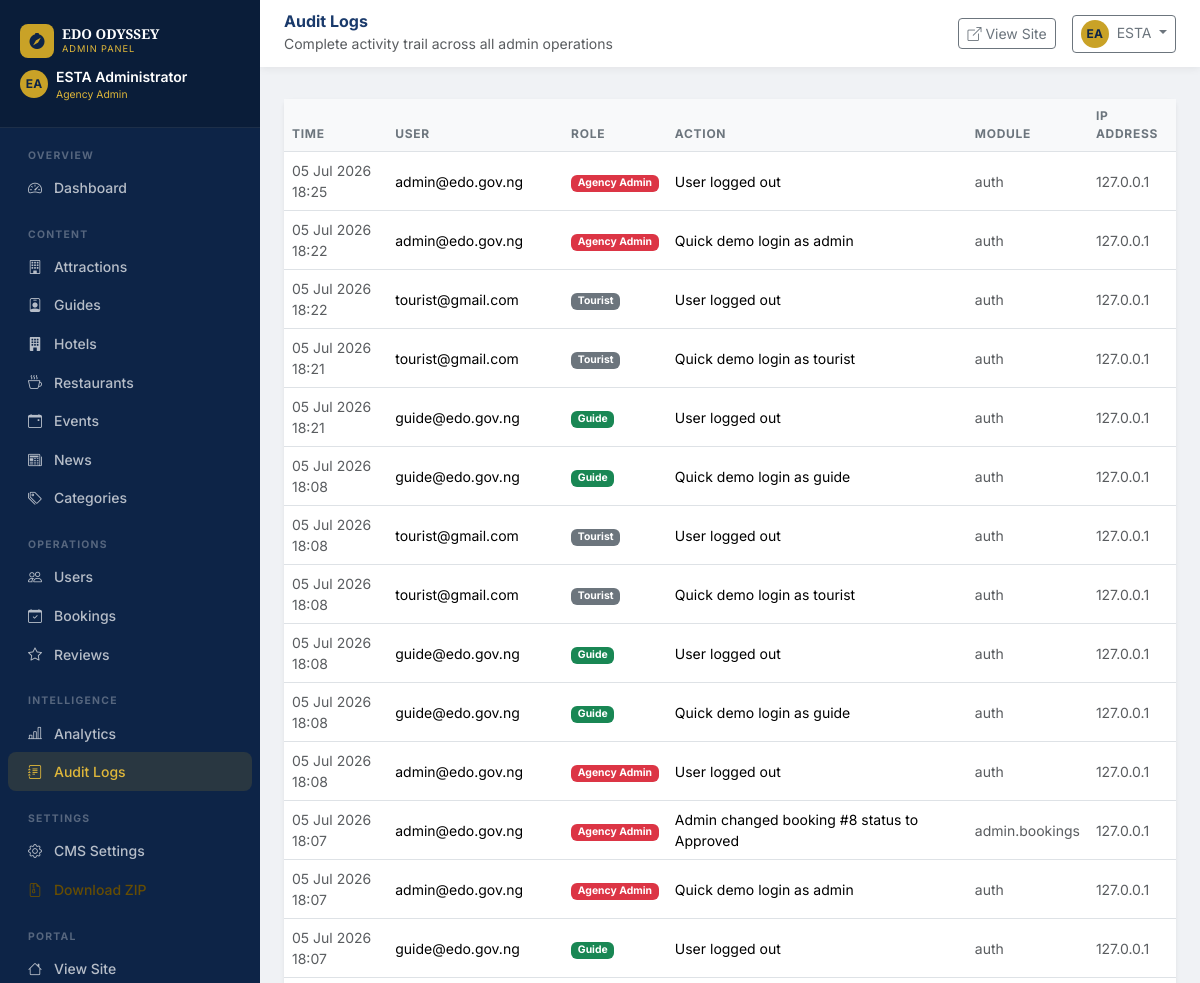
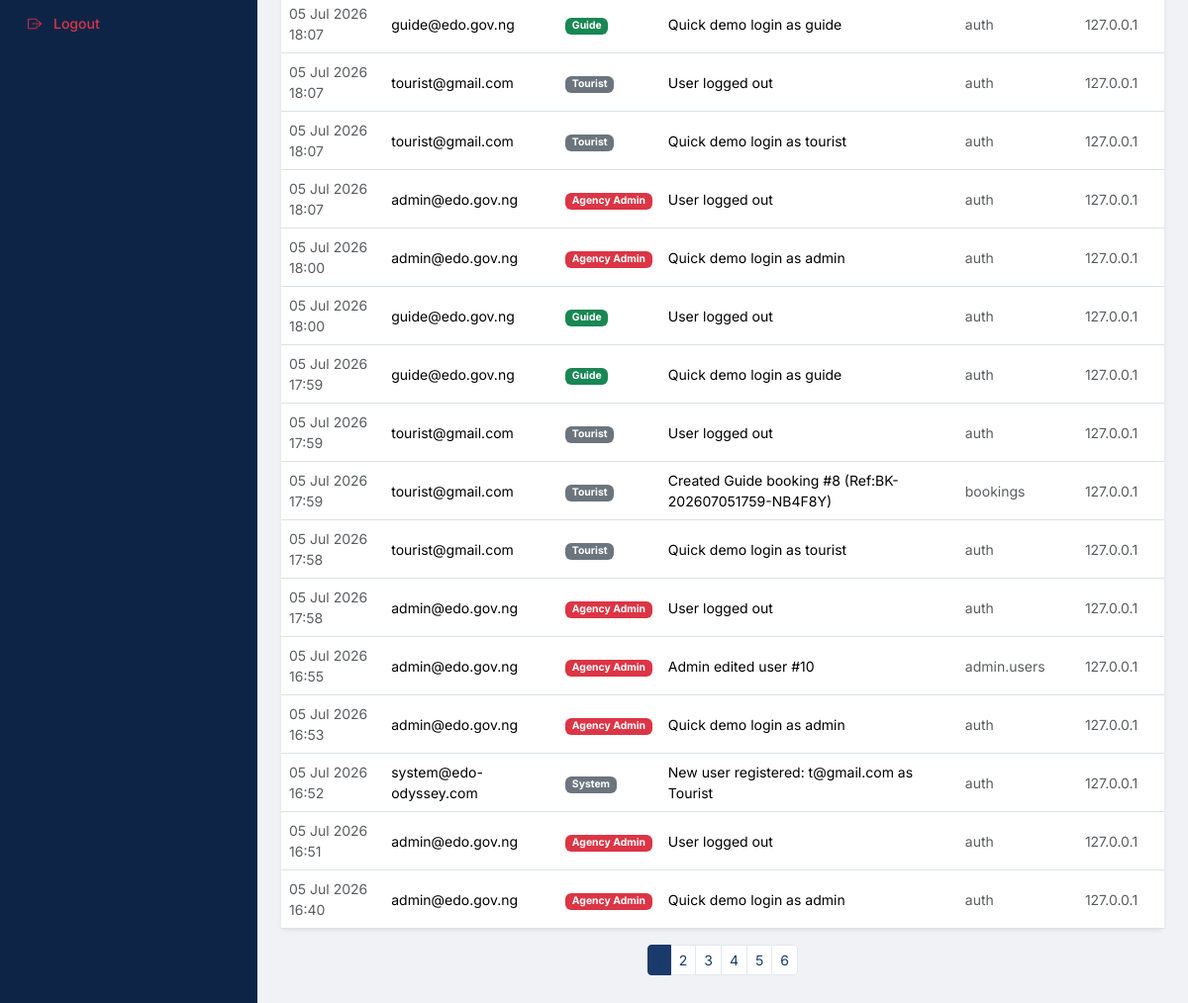
Page /admin/audit-logs (signed in) on the earlier database version (2 pictures, top to bottom).
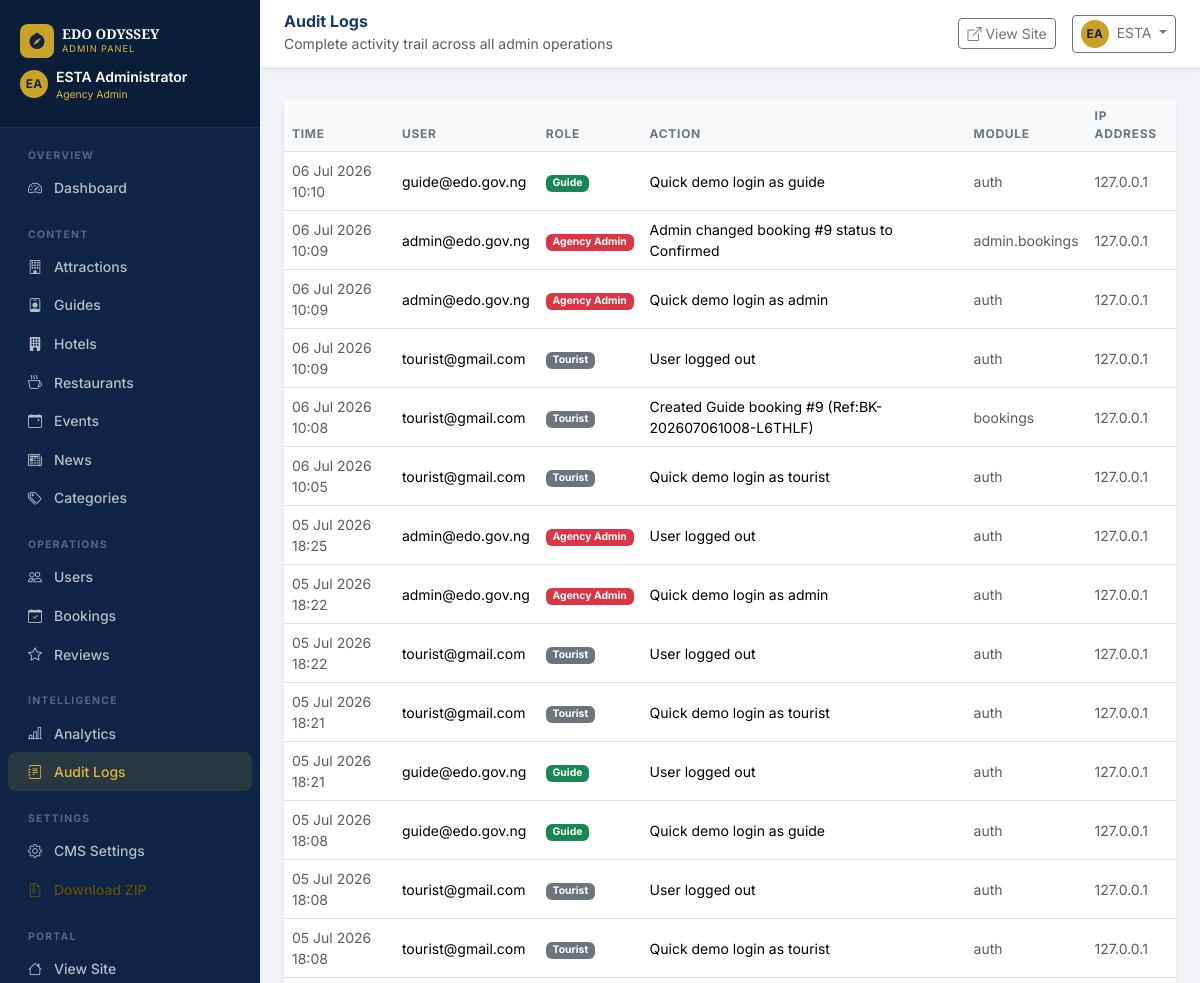
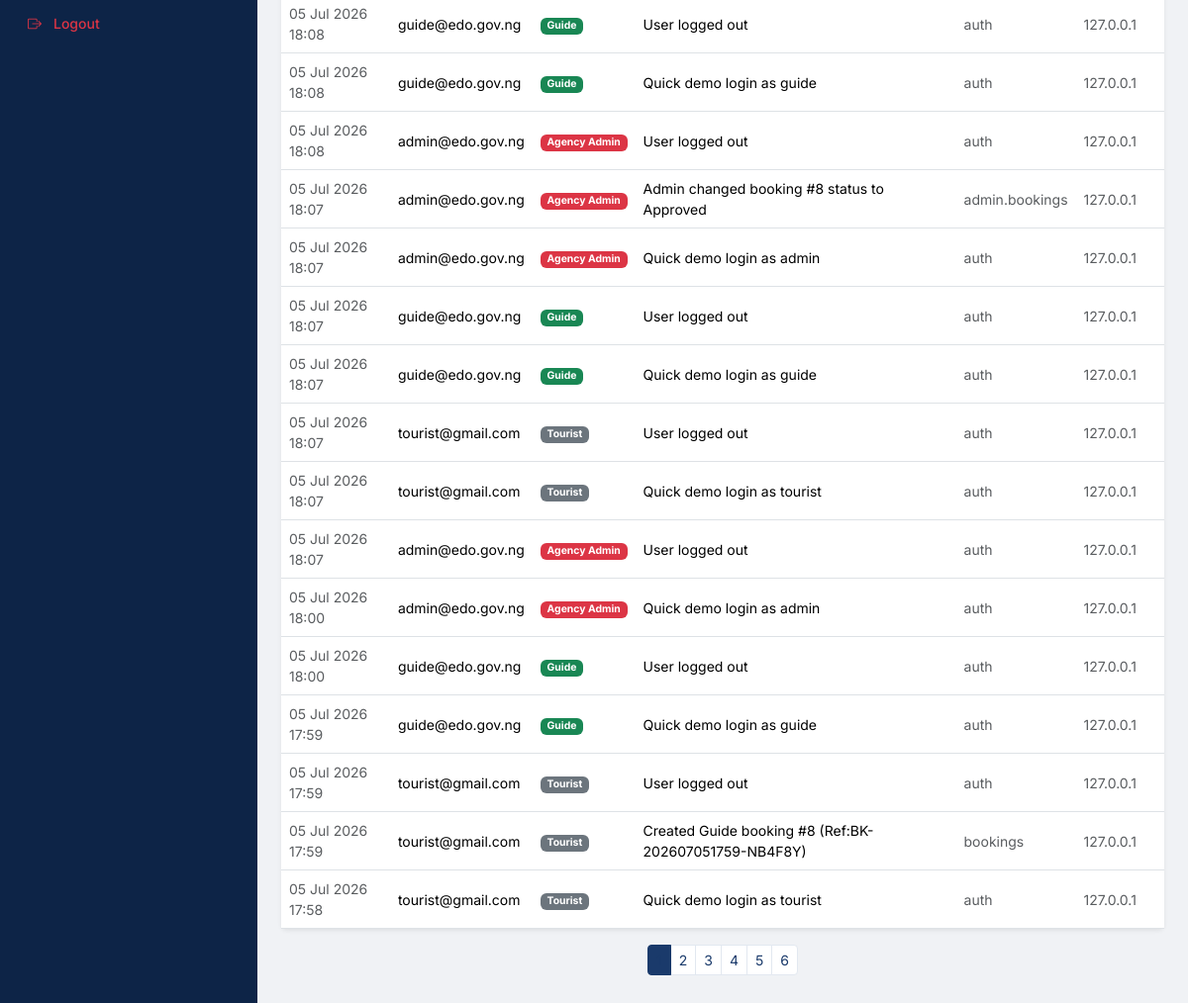
Same page on the later database version (2 pictures, top to bottom).
### app/models/models.py (models this page shows, shortened)
class BaseModel(db.Model):
    __abstract__ = True
    id = db.Column(db.Integer, primary_key=True)
    uuid = db.Column(db.String(36), default=gen_uuid, unique=True, nullable=False, index=True)
    created_at = db.Column(db.DateTime, default=datetime.utcnow, nullable=False)
    updated_at = db.Column(db.DateTime, default=datetime.utcnow, onupdate=datetime.utcnow, nullable=False)
    created_by = db.Column(db.Integer, nullable=True)
    status = db.Column(db.String(20), default="active", nullable=False)
    deleted_at = db.Column(db.DateTime, nullable=True)

class AuditLog(BaseModel):
    __tablename__ = "audit_logs"
    user_id = db.Column(db.Integer, db.ForeignKey("users.id"), nullable=True)
    operator_email = db.Column(db.String(150), nullable=False)
    role = db.Column(db.String(50), nullable=False)
    action = db.Column(db.String(500), nullable=False)
    ip_address = db.Column(db.String(50), nullable=True)
    user_agent = db.Column(db.String(255), nullable=True)
    module = db.Column(db.String(100), nullable=True)
    record_id = db.Column(db.Integer, nullable=True)
    user = db.relationship("User", foreign_keys=[user_id], back_populates="audit_logs")

### app/admin/routes.py (the view)
@admin_bp.route("/audit-logs")
@login_required
@admin_required
def audit_logs():
    page = request.args.get("page", 1, type=int)
    query = AuditLog.query.order_by(AuditLog.created_at.desc())
    pagination = query.paginate(page=page, per_page=30, error_out=False)
    return render_template("admin/audit_logs.html", logs=pagination.items, pagination=pagination)

### app/models/models.py (called while the page is built)
    @property
    def full_name(self):
        return f"{self.first_name} {self.last_name}"

    @property
    def is_admin(self):
        return self.role in ("Agency Admin", "Super Admin")

### app/templates/admin/audit_logs.html (shortened to what this page needs)
{% extends "admin/base.html" %}
{% block page_title %}Audit Logs{% endblock %}
{% block page_subtitle %}Complete activity trail across all admin operations{% endblock %}
{% block content %}
<div class="card border-0 shadow-sm">
  <div class="card-body p-0">
    <table class="table table-hover mb-0 admin-table">
      <thead><tr><th>Time</th><th>User</th><th>Role</th><th>Action</th><th>Module</th><th>IP Address</th></tr></thead>
      <tbody>
      {% for log in logs %}
      <tr>
        <td class="small text-muted">{{ log.created_at.strftime('%d %b %Y %H:%M') }}</td>
        <td class="small">{{ log.operator_email }}</td>
        <td><span class="badge {% if 'Admin' in log.role %}bg-danger{% elif log.role=='Guide' %}bg-success{% else %}bg-secondary{% endif %} text-white" style="font-size:.65rem">{{ log.role }}</span></td>
        <td class="small">{{ log.action[:80] }}</td>
        <td class="small text-muted">{{ log.module or '—' }}</td>
        <td class="small text-muted">{{ log.ip_address or '—' }}</td>
      </tr>
      {% endfor %}
      </tbody>
    </table>
  </div>
</div>
{% if pagination.pages > 1 %}<nav class="mt-3 d-flex justify-content-center"><ul class="pagination pagination-sm">{% for p in pagination.iter_pages() %}{% if p %}<li class="page-item {% if p==pagination.page %}active{% endif %}"><a class="page-link" href="?page={{ p }}">{{ p }}</a></li>{% endif %}{% endfor %}</ul></nav>{% endif %}
{% endblock %}

Differences in the rows shown:
no longer on this page (row unchanged): AuditLog: created_at "05 Jul 2026 17:58", operator_email "admin@edo.gov.ng", role "Agency Admin", action "User logged out", module "auth", ip_address "127.0.0.1"
no longer on this page (row unchanged): AuditLog: created_at "05 Jul 2026 16:55", operator_email "admin@edo.gov.ng", role "Agency Admin", action "Admin edited user #10", module "admin.users", ip_address "127.0.0.1"
no longer on this page (row unchanged): AuditLog: created_at "05 Jul 2026 16:53", operator_email "admin@edo.gov.ng", role "Agency Admin", action "Quick demo login as admin", module "auth", ip_address "127.0.0.1"
no longer on this page (row unchanged): AuditLog: created_at "05 Jul 2026 16:52", operator_email "system@edo-odyssey.com", role "System", action "New user registered: t@gmail.com as Tourist", module "auth", ip_address "127.0.0.1"
no longer on this page (row unchanged): AuditLog: created_at "05 Jul 2026 16:51", operator_email "admin@edo.gov.ng", role "Agency Admin", action "User logged out", module "auth", ip_address "127.0.0.1"
no longer on this page (row unchanged): AuditLog: created_at "05 Jul 2026 16:40", operator_email "admin@edo.gov.ng", role "Agency Admin", action "Quick demo login as admin", module "auth", ip_address "127.0.0.1"
added AuditLog: created_at "06 Jul 2026 10:10", operator_email "guide@edo.gov.ng", role "Guide", action "Quick demo login as guide", module "auth", ip_address "127.0.0.1"
added AuditLog: created_at "06 Jul 2026 10:09", operator_email "admin@edo.gov.ng", role "Agency Admin", action "Admin changed booking #9 status to Confirmed", module "admin.bookings", ip_address "127.0.0.1"
added AuditLog: created_at "06 Jul 2026 10:09", operator_email "admin@edo.gov.ng", role "Agency Admin", action "Quick demo login as admin", module "auth", ip_address "127.0.0.1"
added AuditLog: created_at "06 Jul 2026 10:09", operator_email "tourist@gmail.com", role "Tourist", action "User logged out", module "auth", ip_address "127.0.0.1"
added AuditLog: created_at "06 Jul 2026 10:08", operator_email "tourist@gmail.com", role "Tourist", action "Created Guide booking #9 (Ref:BK-202607061008-L6THLF)", module "bookings", ip_address "127.0.0.1"
added AuditLog: created_at "06 Jul 2026 10:05", operator_email "tourist@gmail.com", role "Tourist", action "Quick demo login as tourist", module "auth", ip_address "127.0.0.1"
